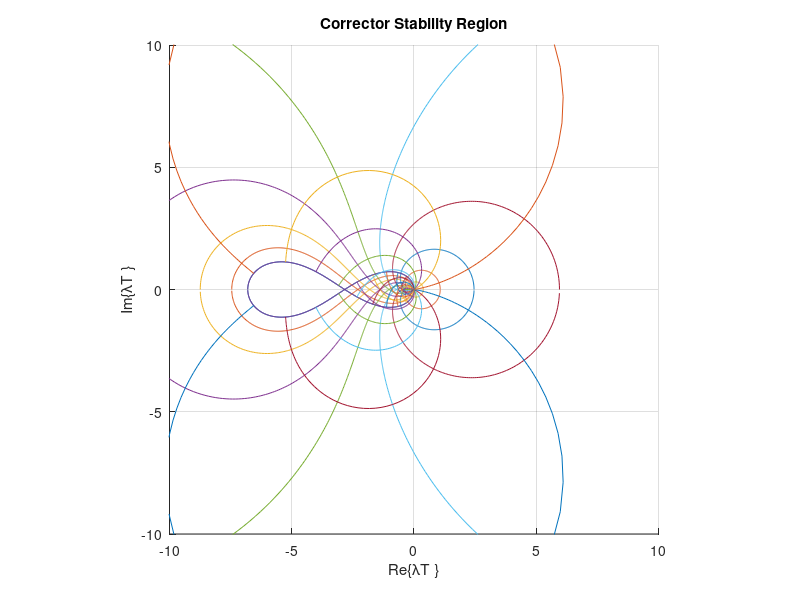

Write the MATLAB code that produced this figure.
% Midterm Exam: System Simulation
% Written by Josh Humphrey
% Problem 2

Nr=10;
Nt=21;
animate=0;
rvec=linspace(1,Nr,Nr)/Nr;

theta=linspace(-pi,pi,1001);
theta=theta(1:length(theta)-1);
z=1*exp(1i*theta);

b0 = (6/17);
b1 = (11/17);
b2 = (0);
w = (z.^2-z)./(b2*z.^2+b1*z+b0);
xlow = -10;
xhigh = 10;
ylow = -10;
yhigh = 10;

for m=1:Nr
    z=rvec(Nr-m+1)*exp(1i*theta);
    w = (z.^2-z)./(b1*z+b0);
    hold on
    plot(real(w),imag(w))
    hold off
    title(['Predictor Stability Region; r=',num2str(rvec(m))])
    xlabel('Re\{{\lambda}T \}')
    ylabel('Im\{{\lambda}T \}')
    axis([xlow xhigh ylow yhigh])
    axis square
    grid on
    pause(0.5)
end

tvec=linspace(0,Nt-1,Nt)*(2*pi)/Nt;
rho=linspace(0,1,101);
z=1*exp(1i*theta);
w = (z.^2-z)./(b2*z.^2+b1*z+b0);
hold on
    plot(real(w),imag(w))
hold off

axis([-10 10 -10 10])
axis square
grid on


for m=1:Nt
    z=rho*exp(1i*tvec(m));
    w = (z.^2-z)./(b2*z.^2+b1*z+b0);

    if(animate==1)
        for n=1:length(rho)
            hold on
                plot(real(w(n)),imag(w(n)))
            hold off
            pause(0.01)
        end
    end

    hold on
        plot(real(w),imag(w))
    hold off
    title('Corrector Stability Region')
    xlabel('Re\{{\lambda}T \}')
    ylabel('Im\{{\lambda}T \}')
    axis([xlow xhigh ylow yhigh])
    axis square
    grid on
end